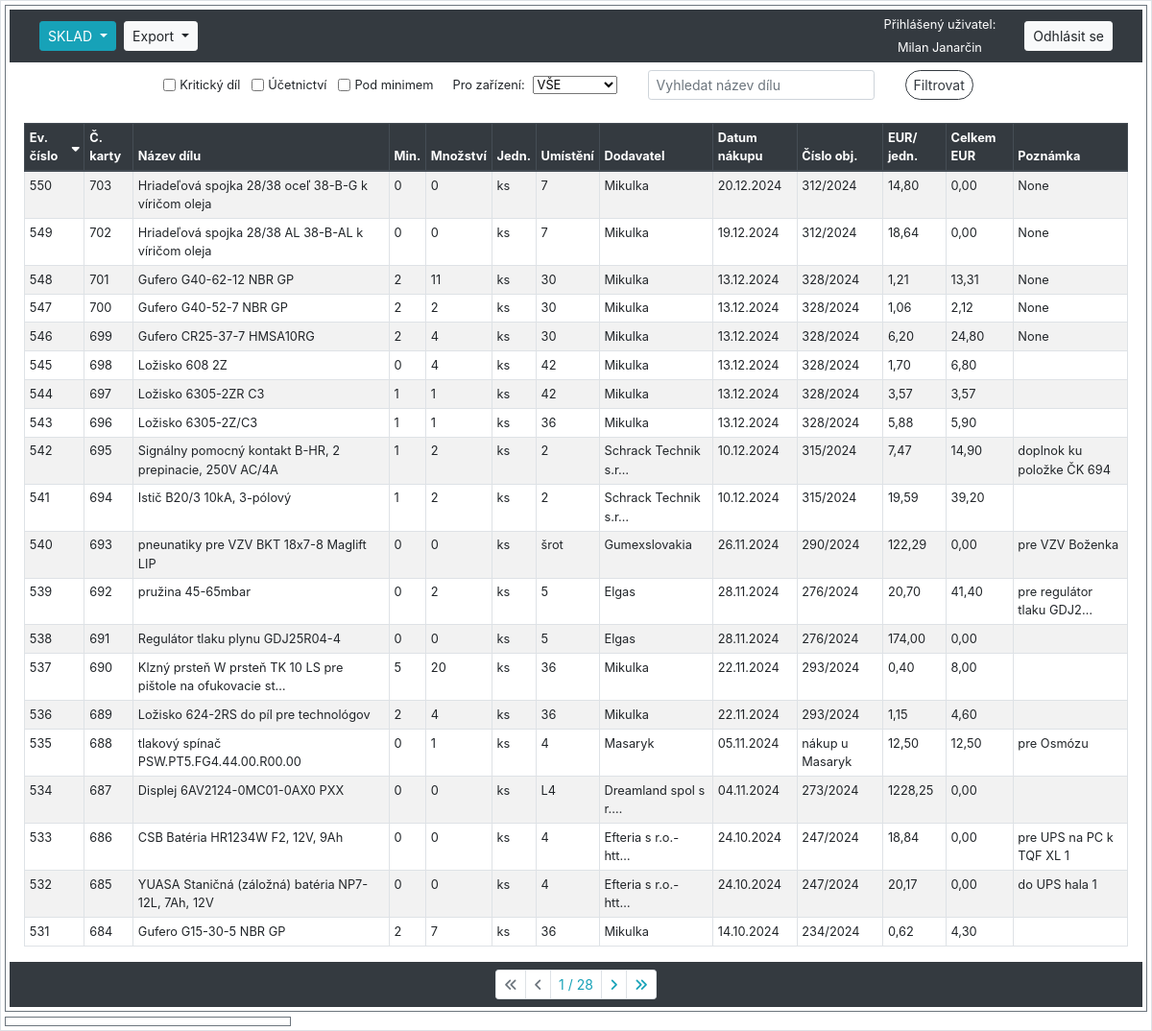
The page /sklad/ (signed in) on the database its author committed.
### hpm_sklad/models.py (models this page shows, shortened)
class Sklad(models.Model):
    class Meta:
        ordering = ["-evidencni_cislo"]
        verbose_name_plural = "Skladové položky"
    evidencni_cislo = models.AutoField(primary_key=True, verbose_name="Evidenční číslo")
    interne_cislo = models.IntegerField(null=True, verbose_name="Číslo karty")
    objednano = models.CharField(max_length=100, null=True, blank=True, verbose_name="Objednáno?")
    nazev_dilu = models.CharField(max_length=100, verbose_name="Název dílu")
    min_mnozstvi_ks = models.PositiveIntegerField(default=0, verbose_name="Minimum")
    mnozstvi = models.PositiveIntegerField(default=0, verbose_name="Množství")
    jednotky = models.CharField(max_length=10, choices=JEDNOTKY_CHOICES, default='ks', verbose_name="Jednotky")
    umisteni = models.CharField(max_length=25, null=True, verbose_name="Umístění")
    dodavatel = models.CharField(max_length=70, null=True, blank=True, verbose_name="Dodavatel")
    datum_nakupu = models.DateField(null=True, blank=True, verbose_name="Datum nákupu")
    cislo_objednavky = models.CharField(max_length=20, null=True, blank=True, verbose_name="Číslo objednávky")
    jednotkova_cena_eur = models.FloatField(default=0.0, validators=[MinValueValidator(0.0)], verbose_name="EUR/jednotka")
    celkova_cena_eur = models.FloatField(default=0.0, validators=[MinValueValidator(0.0)], verbose_name="Celkem EUR")
    poznamka = models.CharField(null=True, blank=True, max_length=200, verbose_name="Poznámka")
    ucetnictvi = models.BooleanField(default=True, verbose_name="Účetnictví")
    kriticky_dil = models.BooleanField(default=False, verbose_name="Kritický díl")
    hsh = models.BooleanField(default=False, verbose_name="HSH")
    tq8 = models.BooleanField(default=False, verbose_name="TQ8")
    tqf_xl1 = models.BooleanField(default=False, verbose_name="TQF XL1")
    tqf_xl2 = models.BooleanField(default=False, verbose_name="TQF XL2")
    dc_xl = models.BooleanField(default=False, verbose_name="DC XL")
    dac_xl1_2 = models.BooleanField(default=False, verbose_name="DAC XL1-2")
    dl_xl = models.BooleanField(default=False, verbose_name="DL XL")
    dac = models.BooleanField(default=False, verbose_name="DAC")
    lac_1 = models.BooleanField(default=False, verbose_name="LAC 1")
    lac_2 = models.BooleanField(default=False, verbose_name="LAC 2")
    ipsen_ene = models.BooleanField(default=False, verbose_name="IPSEN ENE")
    hsh_ene = models.BooleanField(default=False, verbose_name="HSH ENE")
    xl_ene1 = models.BooleanField(default=False, verbose_name="XL ENE1")
    xl_ene2 = models.BooleanField(default=False, verbose_name="XL ENE2")
    ipsen_w = models.BooleanField(default=False, verbose_name="IPSEN W")
    hsh_w = models.BooleanField(default=False, verbose_name="HSH W")
    kw = models.BooleanField(default=False, verbose_name="KW")
    kw1 = models.BooleanField(default=False, verbose_name="KW 1")
    kw2 = models.BooleanField(default=False, verbose_name="KW 2")
    kw3 = models.BooleanField(default=False, verbose_name="KW 3")
    mikrof = models.BooleanField(default=False, verbose_name="MIKROF")
    history = HistoricalRecords()
    @property
    def pod_minimem(self):
        return self.mnozstvi < self.min_mnozstvi_ks

### hpm_sklad/views.py (the view, shortened to what this page needs)
# urls.py: path('sklad/', views.SkladListView.as_view(), name='sklad'),
class SkladListView(LoginRequiredMixin, ListView):
    model = Sklad
    template_name = 'hpm_sklad/sklad.html'
    paginate_by = 20
    export_csv = False
    def get_context_data(self, **kwargs):
        context = super().get_context_data(**kwargs)
        selected_ev_cislo = self.request.GET.get('selected', None)
        if selected_ev_cislo:
            context['selected_item'] = get_object_or_404(Sklad, evidencni_cislo=selected_ev_cislo)
        else:
            context['selected_item'] = None
        zarizeni_filters = [("", "VŠE")] + [(z.zarizeni.lower(), z.zarizeni.replace('_', ' ')) for z in Zarizeni.objects.all()]
        context.update({
            'db_table': 'sklad',
            'sort': self.request.GET.get('sort', 'evidencni_cislo'),
            'order': self.request.GET.get('order', 'down'),
            'query': self.request.GET.get('query', ''),
            'kriticky_dil': self.request.GET.get('kriticky_dil', ''),
            'ucetnictvi': self.request.GET.get('ucetnictvi', ''),
            'pod_minimem': self.request.GET.get('pod_minimem', ''),
            'zarizeni_filter': self.request.GET.get('zarizeni_filter', 'VŠE'),
            'zarizeni_filters': zarizeni_filters,
            'current_user': self.request.user,
        })
        return context
    def get_queryset(self):
        queryset = Sklad.objects.all()
        query = self.request.GET.get('query', '')
        sort = self.request.GET.get('sort', 'evidencni_cislo')
        order = self.request.GET.get('order', 'down')
        filters = {
            'kriticky_dil': self.request.GET.get('kriticky_dil'),
            'ucetnictvi': self.request.GET.get('ucetnictvi'),
        }
        zarizeni_filter = self.request.GET.get('zarizeni_filter','VŠE')
        pod_minimem = self.request.GET.get('pod_minimem')
        if query:
            queryset = queryset.filter(nazev_dilu__icontains=query)
        for field, value in filters.items():
            if value == 'on':
                queryset = queryset.filter(**{field: True})
        if zarizeni_filter != 'VŠE':
            queryset = queryset.filter(**{zarizeni_filter: True})
        if order == 'down':
            sort = f"-{sort}"
        queryset = queryset.order_by(sort)
        if pod_minimem == 'on':
            queryset = [obj for obj in queryset if obj.pod_minimem]
        return queryset
    def render_to_response(self, context, **response_kwargs):
        if getattr(self, 'export_csv', False):
            return self.export_to_csv(self.get_queryset())
        else:
            return super().render_to_response(context, **response_kwargs)

### hpm_sklad/templates/hpm_sklad/sklad.html (shortened to what this page needs)
{% extends "hpm_sklad/base_left_right_column.html" %}
{% load static %}
{% load custom_filters %}
{% block left_content %}
    <form method="GET" action="" class="form-inline justify-content-center align-items-center small my-2">
        <div class="form-group mx-sm-3 mb-2">
            <div class="form-row justify-content-center align-items-center">
                <div class="form-check form-check-inline mb-2">
                    <input type="checkbox" class="form-check-input" name="kriticky_dil" id="kriticky_dil" {% if request.GET.kriticky_dil == 'on' %}checked{% endif %}>
                    <label class="form-check-label" for="kriticky_dil">Kritický díl</label>
                </div>
                <div class="form-check form-check-inline mb-2">
                    <input type="checkbox" class="form-check-input" name="ucetnictvi" id="ucetnictvi" {% if request.GET.ucetnictvi == 'on' %}checked{% endif %}>
                    <label class="form-check-label" for="ucetnictvi">Účetnictví</label>
                </div>
                <div class="form-check form-check-inline mb-2">
                    <input type="checkbox" class="form-check-input" name="pod_minimem" id="pod_minimem" {% if request.GET.pod_minimem == 'on' %}checked{% endif %}>
                    <label class="form-check-label" for="pod_minimem">Pod minimem</label>
                </div>
                <div class="form-group mx-sm-2 mb-2">
                    <label for="zarizeni_filter" class="mr-sm-2">Pro zařízení:</label>
                    <select name="zarizeni_filter" class="form-select form-select-sm mr-sm-2" id="zarizeni_filter">
                        {% for value, label in zarizeni_filters %}
                        <option value="{{ value }}" {% if request.GET.zarizeni_filter == value %}selected{% endif %}>{{ label }}</option>
                        {% endfor %}
                    </select>
                </div>
                <div class="form-group mx-sm-3 mb-2">
                    <input class="form-control form-control-sm" type="text" name="query" placeholder="Vyhledat název dílu" value="{{ request.GET.query }}">
                </div>
                <div class="form-group mx-sm-3 mb-2">
                    <button class="btn btn-outline-dark btn-sm rounded-pill" type="submit">Filtrovat</button>
                </div>
            </div>
        </div>
    </form>
    <div class="container-fluid">
        <table class="table table-sm table-hover table-striped table-bordered">
            <thead class="thead-dark">
                <tr>
                    {% with request.GET.urlencode as querystring %}
                        <th scope="col">
                            <a href="?sort=evidencni_cislo&order={% if request.GET.sort == 'evidencni_cislo' and request.GET.order == 'up' %}down{% else %}up{% endif %}&{{ querystring|url_remove_param:'sort,order' }}">
                                Ev. číslo
                                {% if not request.GET.sort %}
                                    <i class="fas fa-sort-down"></i>
                                {% endif %}
                            </a>
                        </th>
                        <th scope="col">
                            <a href="?sort=interne_cislo&order={% if request.GET.sort == 'interne_cislo' and request.GET.order == 'up' %}down{% else %}up{% endif %}&{{ querystring|url_remove_param:'sort,order' }}">
                                Č. karty
                            </a>
                        </th>
                        <th scope="col">
                            <a href="?sort=nazev_dilu&order={% if request.GET.sort == 'nazev_dilu' and request.GET.order == 'up' %}down{% else %}up{% endif %}&{{ querystring|url_remove_param:'sort,order' }}">
                                Název dílu
                            </a>
                        </th>
                        <th scope="col">
                            <a href="?sort=min_mnozstvi_ks&order={% if request.GET.sort == 'min_mnozstvi_ks' and request.GET.order == 'up' %}down{% else %}up{% endif %}&{{ querystring|url_remove_param:'sort,order' }}">
                                Min.
                            </a>
                        </th>
                        <th scope="col">
                            <a href="?sort=mnozstvi&order={% if request.GET.sort == 'mnozstvi' and request.GET.order == 'up' %}down{% else %}up{% endif %}&{{ querystring|url_remove_param:'sort,order' }}">
                                Množství
                            </a>
                        </th>
                        <th scope="col">
                            <a href="?sort=jednotky&order={% if request.GET.sort == 'jednotky' and request.GET.order == 'up' %}down{% else %}up{% endif %}&{{ querystring|url_remove_param:'sort,order' }}">
                                Jedn.
                            </a>
                        </th>
                        <th scope="col">
                            <a href="?sort=umisteni&order={% if request.GET.sort == 'umisteni' and request.GET.order == 'up' %}down{% else %}up{% endif %}&{{ querystring|url_remove_param:'sort,order' }}">
                                Umístění
                            </a>
                        </th>
                        <th scope="col">
                            <a href="?sort=dodavatel&order={% if request.GET.sort == 'dodavatel' and request.GET.order == 'up' %}down{% else %}up{% endif %}&{{ querystring|url_remove_param:'sort,order' }}">
                                Dodavatel
                            </a>
                        </th>
                        <th scope="col">
                            <a href="?sort=datum_nakupu&order={% if request.GET.sort == 'datum_nakupu' and request.GET.order == 'up' %}down{% else %}up{% endif %}&{{ querystring|url_remove_param:'sort,order' }}">
                                Datum nákupu
                            </a>
                        </th>
                        <th scope="col">
                            <a href="?sort=cislo_objednavky&order={% if request.GET.sort == 'cislo_objednavky' and request.GET.order == 'up' %}down{% else %}up{% endif %}&{{ querystring|url_remove_param:'sort,order' }}">
                                Číslo obj.
                            </a>
                        </th>
                        <th scope="col">
                            <a href="?sort=jednotkova_cena_eur&order={% if request.GET.sort == 'jednotkova_cena_eur' and request.GET.order == 'up' %}down{% else %}up{% endif %}&{{ querystring|url_remove_param:'sort,order' }}">
                                EUR/ jedn.
                            </a>
                        </th>
                        <th scope="col">
                            <a href="?sort=celkova_cena_eur&order={% if request.GET.sort == 'celkova_cena_eur' and request.GET.order == 'up' %}down{% else %}up{% endif %}&{{ querystring|url_remove_param:'sort,order' }}">
                                Celkem EUR
                            </a>
                        </th>
                        <th scope="col">
                            <a href="?sort=poznamka&order={% if request.GET.sort == 'poznamka' and request.GET.order == 'up' %}down{% else %}up{% endif %}&{{ querystring|url_remove_param:'sort,order' }}">
                                Poznámka
                            </a>
                        </th>
                    {% endwith %}
                </tr>
            </thead>
            <tbody class="show-pointer">
                {% for item in object_list %}
                    <tr data-id="{{ item.pk }}" data-detail-url="{% url 'detail_sklad' item.pk %}" onclick="loadDetail('{% url 'detail_sklad' item.pk %}', '{{ item.pk }}')"
                    {% if item.pk == selected_sklad.pk %} class="table-info"{% endif %} {% if item.pod_minimem %} class="pod-minimem-row"{% endif %}>
                        <td scope="row">{{ item.pk }}</td>
                        <td scope="row">{{ item.interne_cislo }}</td>
                        <td scope="row">{{ item.nazev_dilu|truncatechars:60 }}</td>
                        <td scope="row">{{ item.min_mnozstvi_ks }}</td>
                        <td scope="row">{{ item.mnozstvi }}</td>
                        <td scope="row">{{ item.jednotky }}</td>
                        <td scope="row">{{ item.umisteni }}</td>
                        <td scope="row">{{ item.dodavatel|truncatechars:20 }}</td>
                        <td scope="row">{{ item.datum_nakupu|date:"d.m.Y" }}</td>
                        <td scope="row">{{ item.cislo_objednavky }}</td>
                        <td scope="row">{{ item.jednotkova_cena_eur|floatformat:2 }}</td>
                        <td scope="row">{{ item.celkova_cena_eur|floatformat:2 }}</td>
                        <td scope="row">{{ item.poznamka|truncatechars:25 }}</td>
                    </tr>
                {% endfor %}
            </tbody>
        </table>
    </div>
    {% include "hpm_sklad/pagination.html" %}
{% endblock %}

### hpm_sklad/templates/hpm_sklad/navbar.html (shortened to what this page needs)
<nav class="navbar navbar-expand-lg navbar-dark bg-dark">
    <div class="col">
        <div class="btn-group btn-group-sm dropdown my-1 mr-1">
            <button class="btn btn-info dropdown-toggle" type="button" id="dropdownMenuButton1" data-toggle="dropdown" aria-haspopup="true" aria-expanded="false">
                {% if db_table == 'sklad' %}SKLAD{% elif db_table == 'audit_log' %}POHYBY{% elif db_table == 'dodavatele' %}DODAVATELÉ{% elif db_table == 'poptavky' %}POPTÁVKY{% else %}Výběr modulu{% endif %}
            </button>
        </div>
        {% if db_table %}
            <div class="btn-group btn-group-sm dropdown mr-1">
                <button class="btn btn-light dropdown-toggle" type="button" id="dropdownMenuButton2" data-toggle="dropdown" aria-haspopup="true" aria-expanded="false">
                    Export
                </button>
            </div>
        {% endif %}
    </div>
    {% if user.is_authenticated %}
        <div class="col-auto">
            <div>
                <p class="h6 small text-white">Přihlášený uživatel:</p>
            </div>
            <div>
                <p class="h6 small text-center my-0 text-white">{{ current_user.first_name }} {{ current_user.last_name }}</p>
            </div>
        </div>
        <div class="col-auto">
            <a class="btn btn-light btn-sm" href="{% url 'logout' %}">Odhlásit se</a>
        </div>
    {% else %}
        <div class="col-auto">
            <a class="btn btn-light btn-sm" href="{% url 'login' %}">Přihlásit se</a>
            <a class="btn btn-light btn-sm" href="{% url 'signup' %}">Registrace</a>
        </div>
    {% endif %}
</nav>

### rows shown on the page
Sklad: pk "550", interne_cislo "703", nazev_dilu "Hriadeľová spojka 28/38 oceľ 38-B-G k víričom oleja", min_mnozstvi_ks "0", mnozstvi "0", jednotky "ks", umisteni "7", dodavatel "Mikulka", datum_nakupu "20.12.2024", cislo_objednavky "312/2024", jednotkova_cena_eur "14,80", celkova_cena_eur "0,00", poznamka "None"
Sklad: pk "549", interne_cislo "702", nazev_dilu "Hriadeľová spojka 28/38 AL 38-B-AL k víričom oleja", min_mnozstvi_ks "0", mnozstvi "0", jednotky "ks", umisteni "7", dodavatel "Mikulka", datum_nakupu "19.12.2024", cislo_objednavky "312/2024", jednotkova_cena_eur "18,64", celkova_cena_eur "0,00", poznamka "None"
Sklad: pk "548", interne_cislo "701", nazev_dilu "Gufero G40-62-12 NBR GP", min_mnozstvi_ks "2", mnozstvi "11", jednotky "ks", umisteni "30", dodavatel "Mikulka", datum_nakupu "13.12.2024", cislo_objednavky "328/2024", jednotkova_cena_eur "1,21", celkova_cena_eur "13,31", poznamka "None"
Sklad: pk "547", interne_cislo "700", nazev_dilu "Gufero G40-52-7 NBR GP", min_mnozstvi_ks "2", mnozstvi "2", jednotky "ks", umisteni "30", dodavatel "Mikulka", datum_nakupu "13.12.2024", cislo_objednavky "328/2024", jednotkova_cena_eur "1,06", celkova_cena_eur "2,12", poznamka "None"
Sklad: pk "546", interne_cislo "699", nazev_dilu "Gufero CR25-37-7 HMSA10RG", min_mnozstvi_ks "2", mnozstvi "4", jednotky "ks", umisteni "30", dodavatel "Mikulka", datum_nakupu "13.12.2024", cislo_objednavky "328/2024", jednotkova_cena_eur "6,20", celkova_cena_eur "24,80", poznamka "None"
Sklad: pk "545", interne_cislo "698", nazev_dilu "Ložisko 608 2Z", min_mnozstvi_ks "0", mnozstvi "4", jednotky "ks", umisteni "42", dodavatel "Mikulka", datum_nakupu "13.12.2024", cislo_objednavky "328/2024", jednotkova_cena_eur "1,70", celkova_cena_eur "6,80"
Sklad: pk "544", interne_cislo "697", nazev_dilu "Ložisko 6305-2ZR C3", min_mnozstvi_ks "1", mnozstvi "1", jednotky "ks", umisteni "42", dodavatel "Mikulka", datum_nakupu "13.12.2024", cislo_objednavky "328/2024", jednotkova_cena_eur "3,57", celkova_cena_eur "3,57"
Sklad: pk "543", interne_cislo "696", nazev_dilu "Ložisko 6305-2Z/C3", min_mnozstvi_ks "1", mnozstvi "1", jednotky "ks", umisteni "36", dodavatel "Mikulka", datum_nakupu "13.12.2024", cislo_objednavky "328/2024", jednotkova_cena_eur "5,88", celkova_cena_eur "5,90"
Sklad: pk "542", interne_cislo "695", nazev_dilu "Signálny pomocný kontakt B-HR, 2 prepinacie, 250V AC/4A", min_mnozstvi_ks "1", mnozstvi "2", jednotky "ks", umisteni "2", dodavatel "Schrack Technik s.r…", datum_nakupu "10.12.2024", cislo_objednavky "315/2024", jednotkova_cena_eur "7,47", celkova_cena_eur "14,90", poznamka "doplnok ku položke ČK 694"
Sklad: pk "541", interne_cislo "694", nazev_dilu "Istič B20/3 10kA, 3-pólový", min_mnozstvi_ks "1", mnozstvi "2", jednotky "ks", umisteni "2", dodavatel "Schrack Technik s.r…", datum_nakupu "10.12.2024", cislo_objednavky "315/2024", jednotkova_cena_eur "19,59", celkova_cena_eur "39,20"
Sklad: pk "540", interne_cislo "693", nazev_dilu "pneunatiky pre VZV BKT 18x7-8 Maglift LIP", min_mnozstvi_ks "0", mnozstvi "0", jednotky "ks", umisteni "šrot", dodavatel "Gumexslovakia", datum_nakupu "26.11.2024", cislo_objednavky "290/2024", jednotkova_cena_eur "122,29", celkova_cena_eur "0,00", poznamka "pre VZV Boženka"
Sklad: pk "539", interne_cislo "692", nazev_dilu "pružina 45-65mbar", min_mnozstvi_ks "0", mnozstvi "2", jednotky "ks", umisteni "5", dodavatel "Elgas", datum_nakupu "28.11.2024", cislo_objednavky "276/2024", jednotkova_cena_eur "20,70", celkova_cena_eur "41,40", poznamka "pre regulátor tlaku GDJ2…"
Sklad: pk "538", interne_cislo "691", nazev_dilu "Regulátor tlaku plynu GDJ25R04-4", min_mnozstvi_ks "0", mnozstvi "0", jednotky "ks", umisteni "5", dodavatel "Elgas", datum_nakupu "28.11.2024", cislo_objednavky "276/2024", jednotkova_cena_eur "174,00", celkova_cena_eur "0,00"
Sklad: pk "537", interne_cislo "690", nazev_dilu "Klzný prsteň W prsteň TK 10 LS pre pištole na ofukovacie st…", min_mnozstvi_ks "5", mnozstvi "20", jednotky "ks", umisteni "36", dodavatel "Mikulka", datum_nakupu "22.11.2024", cislo_objednavky "293/2024", jednotkova_cena_eur "0,40", celkova_cena_eur "8,00"
Sklad: pk "536", interne_cislo "689", nazev_dilu "Ložisko 624-2RS do píl pre technológov", min_mnozstvi_ks "2", mnozstvi "4", jednotky "ks", umisteni "36", dodavatel "Mikulka", datum_nakupu "22.11.2024", cislo_objednavky "293/2024", jednotkova_cena_eur "1,15", celkova_cena_eur "4,60"
Sklad: pk "535", interne_cislo "688", nazev_dilu "tlakový spínač PSW.PT5.FG4.44.00.R00.00", min_mnozstvi_ks "0", mnozstvi "1", jednotky "ks", umisteni "4", dodavatel "Masaryk", datum_nakupu "05.11.2024", cislo_objednavky "nákup u Masaryk", jednotkova_cena_eur "12,50", celkova_cena_eur "12,50", poznamka "pre Osmózu"
Sklad: pk "534", interne_cislo "687", nazev_dilu "Displej 6AV2124-0MC01-0AX0 PXX", min_mnozstvi_ks "0", mnozstvi "0", jednotky "ks", umisteni "L4", dodavatel "Dreamland spol s r.…", datum_nakupu "04.11.2024", cislo_objednavky "273/2024", jednotkova_cena_eur "1228,25", celkova_cena_eur "0,00"
Sklad: pk "533", interne_cislo "686", nazev_dilu "CSB Batéria HR1234W F2, 12V, 9Ah", min_mnozstvi_ks "0", mnozstvi "0", jednotky "ks", umisteni "4", dodavatel "Efteria s r.o.- htt…", datum_nakupu "24.10.2024", cislo_objednavky "247/2024", jednotkova_cena_eur "18,84", celkova_cena_eur "0,00", poznamka "pre UPS na PC k TQF XL 1"
Sklad: pk "532", interne_cislo "685", nazev_dilu "YUASA Staničná (záložná) batéria NP7-12L, 7Ah, 12V", min_mnozstvi_ks "0", mnozstvi "0", jednotky "ks", umisteni "4", dodavatel "Efteria s r.o.- htt…", datum_nakupu "24.10.2024", cislo_objednavky "247/2024", jednotkova_cena_eur "20,17", celkova_cena_eur "0,00", poznamka "do UPS hala 1"
Sklad: pk "531", interne_cislo "684", nazev_dilu "Gufero G15-30-5 NBR GP", min_mnozstvi_ks "2", mnozstvi "7", jednotky "ks", umisteni "36", dodavatel "Mikulka", datum_nakupu "14.10.2024", cislo_objednavky "234/2024", jednotkova_cena_eur "0,62", celkova_cena_eur "4,30"

### other values the page prints
{{ current_user.first_name }} "Milan"
{{ current_user.last_name }} "Janarčin"
{{ page_obj.number }} "1"
{{ page_obj.paginator.num_pages }} "28"
form field zarizeni_filter "VŠE"
